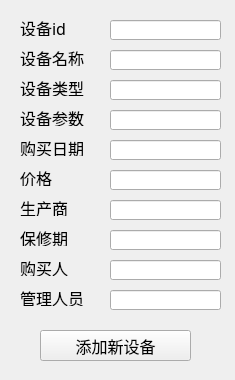
<?xml version="1.0" encoding="UTF-8"?>
<ui version="4.0">
 <class>Form</class>
 <widget class="QWidget" name="Form">
  <property name="geometry">
   <rect>
    <x>0</x>
    <y>0</y>
    <width>235</width>
    <height>380</height>
   </rect>
  </property>
  <property name="minimumSize">
   <size>
    <width>235</width>
    <height>380</height>
   </size>
  </property>
  <property name="maximumSize">
   <size>
    <width>235</width>
    <height>380</height>
   </size>
  </property>
  <property name="windowTitle">
   <string>Form</string>
  </property>
  <widget class="QLabel" name="label">
   <property name="geometry">
    <rect>
     <x>20</x>
     <y>20</y>
     <width>81</width>
     <height>16</height>
    </rect>
   </property>
   <property name="font">
    <font>
     <family>Adobe 楷体 Std R</family>
     <pointsize>12</pointsize>
    </font>
   </property>
   <property name="text">
    <string>设备id</string>
   </property>
   <property name="alignment">
    <set>Qt::AlignLeading|Qt::AlignLeft|Qt::AlignVCenter</set>
   </property>
  </widget>
  <widget class="QLabel" name="label_2">
   <property name="geometry">
    <rect>
     <x>20</x>
     <y>50</y>
     <width>81</width>
     <height>16</height>
    </rect>
   </property>
   <property name="font">
    <font>
     <family>Adobe 楷体 Std R</family>
     <pointsize>12</pointsize>
    </font>
   </property>
   <property name="text">
    <string>设备名称</string>
   </property>
   <property name="alignment">
    <set>Qt::AlignLeading|Qt::AlignLeft|Qt::AlignVCenter</set>
   </property>
  </widget>
  <widget class="QLabel" name="label_3">
   <property name="geometry">
    <rect>
     <x>20</x>
     <y>80</y>
     <width>81</width>
     <height>16</height>
    </rect>
   </property>
   <property name="font">
    <font>
     <family>Adobe 楷体 Std R</family>
     <pointsize>12</pointsize>
    </font>
   </property>
   <property name="text">
    <string>设备类型</string>
   </property>
   <property name="alignment">
    <set>Qt::AlignLeading|Qt::AlignLeft|Qt::AlignVCenter</set>
   </property>
  </widget>
  <widget class="QLabel" name="label_4">
   <property name="geometry">
    <rect>
     <x>20</x>
     <y>110</y>
     <width>81</width>
     <height>16</height>
    </rect>
   </property>
   <property name="font">
    <font>
     <family>Adobe 楷体 Std R</family>
     <pointsize>12</pointsize>
    </font>
   </property>
   <property name="text">
    <string>设备参数</string>
   </property>
   <property name="alignment">
    <set>Qt::AlignLeading|Qt::AlignLeft|Qt::AlignVCenter</set>
   </property>
  </widget>
  <widget class="QLabel" name="label_5">
   <property name="geometry">
    <rect>
     <x>20</x>
     <y>140</y>
     <width>81</width>
     <height>16</height>
    </rect>
   </property>
   <property name="font">
    <font>
     <family>Adobe 楷体 Std R</family>
     <pointsize>12</pointsize>
    </font>
   </property>
   <property name="text">
    <string>购买日期</string>
   </property>
   <property name="alignment">
    <set>Qt::AlignLeading|Qt::AlignLeft|Qt::AlignVCenter</set>
   </property>
  </widget>
  <widget class="QLabel" name="label_6">
   <property name="geometry">
    <rect>
     <x>20</x>
     <y>170</y>
     <width>81</width>
     <height>16</height>
    </rect>
   </property>
   <property name="font">
    <font>
     <family>Adobe 楷体 Std R</family>
     <pointsize>12</pointsize>
    </font>
   </property>
   <property name="text">
    <string>价格</string>
   </property>
   <property name="alignment">
    <set>Qt::AlignLeading|Qt::AlignLeft|Qt::AlignVCenter</set>
   </property>
  </widget>
  <widget class="QLabel" name="label_7">
   <property name="geometry">
    <rect>
     <x>20</x>
     <y>200</y>
     <width>81</width>
     <height>16</height>
    </rect>
   </property>
   <property name="font">
    <font>
     <family>Adobe 楷体 Std R</family>
     <pointsize>12</pointsize>
    </font>
   </property>
   <property name="text">
    <string>生产商</string>
   </property>
   <property name="alignment">
    <set>Qt::AlignLeading|Qt::AlignLeft|Qt::AlignVCenter</set>
   </property>
  </widget>
  <widget class="QLabel" name="label_8">
   <property name="geometry">
    <rect>
     <x>20</x>
     <y>230</y>
     <width>81</width>
     <height>16</height>
    </rect>
   </property>
   <property name="font">
    <font>
     <family>Adobe 楷体 Std R</family>
     <pointsize>12</pointsize>
    </font>
   </property>
   <property name="text">
    <string>保修期</string>
   </property>
   <property name="alignment">
    <set>Qt::AlignLeading|Qt::AlignLeft|Qt::AlignVCenter</set>
   </property>
  </widget>
  <widget class="QLabel" name="label_9">
   <property name="geometry">
    <rect>
     <x>20</x>
     <y>260</y>
     <width>81</width>
     <height>16</height>
    </rect>
   </property>
   <property name="font">
    <font>
     <family>Adobe 楷体 Std R</family>
     <pointsize>12</pointsize>
    </font>
   </property>
   <property name="text">
    <string>购买人</string>
   </property>
   <property name="alignment">
    <set>Qt::AlignLeading|Qt::AlignLeft|Qt::AlignVCenter</set>
   </property>
  </widget>
  <widget class="QLabel" name="label_10">
   <property name="geometry">
    <rect>
     <x>20</x>
     <y>290</y>
     <width>81</width>
     <height>16</height>
    </rect>
   </property>
   <property name="font">
    <font>
     <family>Adobe 楷体 Std R</family>
     <pointsize>12</pointsize>
    </font>
   </property>
   <property name="text">
    <string>管理人员</string>
   </property>
   <property name="alignment">
    <set>Qt::AlignLeading|Qt::AlignLeft|Qt::AlignVCenter</set>
   </property>
  </widget>
  <widget class="QLineEdit" name="lineEdit">
   <property name="geometry">
    <rect>
     <x>110</x>
     <y>20</y>
     <width>111</width>
     <height>20</height>
    </rect>
   </property>
  </widget>
  <widget class="QLineEdit" name="lineEdit_2">
   <property name="geometry">
    <rect>
     <x>110</x>
     <y>50</y>
     <width>111</width>
     <height>20</height>
    </rect>
   </property>
  </widget>
  <widget class="QLineEdit" name="lineEdit_3">
   <property name="geometry">
    <rect>
     <x>110</x>
     <y>80</y>
     <width>111</width>
     <height>20</height>
    </rect>
   </property>
  </widget>
  <widget class="QLineEdit" name="lineEdit_4">
   <property name="geometry">
    <rect>
     <x>110</x>
     <y>110</y>
     <width>111</width>
     <height>20</height>
    </rect>
   </property>
  </widget>
  <widget class="QLineEdit" name="lineEdit_5">
   <property name="geometry">
    <rect>
     <x>110</x>
     <y>140</y>
     <width>111</width>
     <height>20</height>
    </rect>
   </property>
  </widget>
  <widget class="QLineEdit" name="lineEdit_6">
   <property name="geometry">
    <rect>
     <x>110</x>
     <y>170</y>
     <width>111</width>
     <height>20</height>
    </rect>
   </property>
  </widget>
  <widget class="QLineEdit" name="lineEdit_7">
   <property name="geometry">
    <rect>
     <x>110</x>
     <y>200</y>
     <width>111</width>
     <height>20</height>
    </rect>
   </property>
  </widget>
  <widget class="QLineEdit" name="lineEdit_8">
   <property name="geometry">
    <rect>
     <x>110</x>
     <y>230</y>
     <width>111</width>
     <height>20</height>
    </rect>
   </property>
  </widget>
  <widget class="QLineEdit" name="lineEdit_9">
   <property name="geometry">
    <rect>
     <x>110</x>
     <y>260</y>
     <width>111</width>
     <height>20</height>
    </rect>
   </property>
  </widget>
  <widget class="QLineEdit" name="lineEdit_10">
   <property name="geometry">
    <rect>
     <x>110</x>
     <y>290</y>
     <width>111</width>
     <height>20</height>
    </rect>
   </property>
  </widget>
  <widget class="QPushButton" name="pushButton">
   <property name="geometry">
    <rect>
     <x>40</x>
     <y>330</y>
     <width>151</width>
     <height>31</height>
    </rect>
   </property>
   <property name="font">
    <font>
     <family>Adobe 仿宋 Std R</family>
     <pointsize>12</pointsize>
    </font>
   </property>
   <property name="text">
    <string>添加新设备</string>
   </property>
  </widget>
 </widget>
 <resources/>
 <connections/>
</ui>
